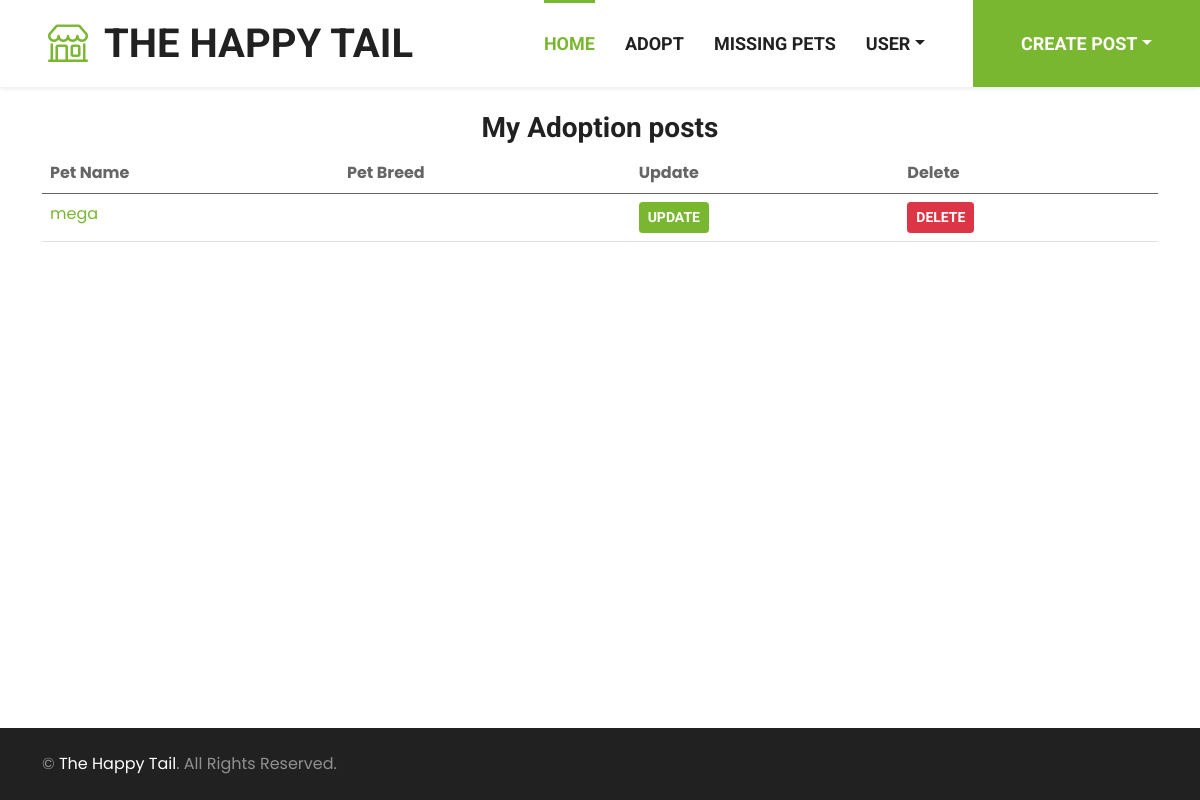
/user/my-adoption-post/ (signed in), run on an earlier commit of the app's database.
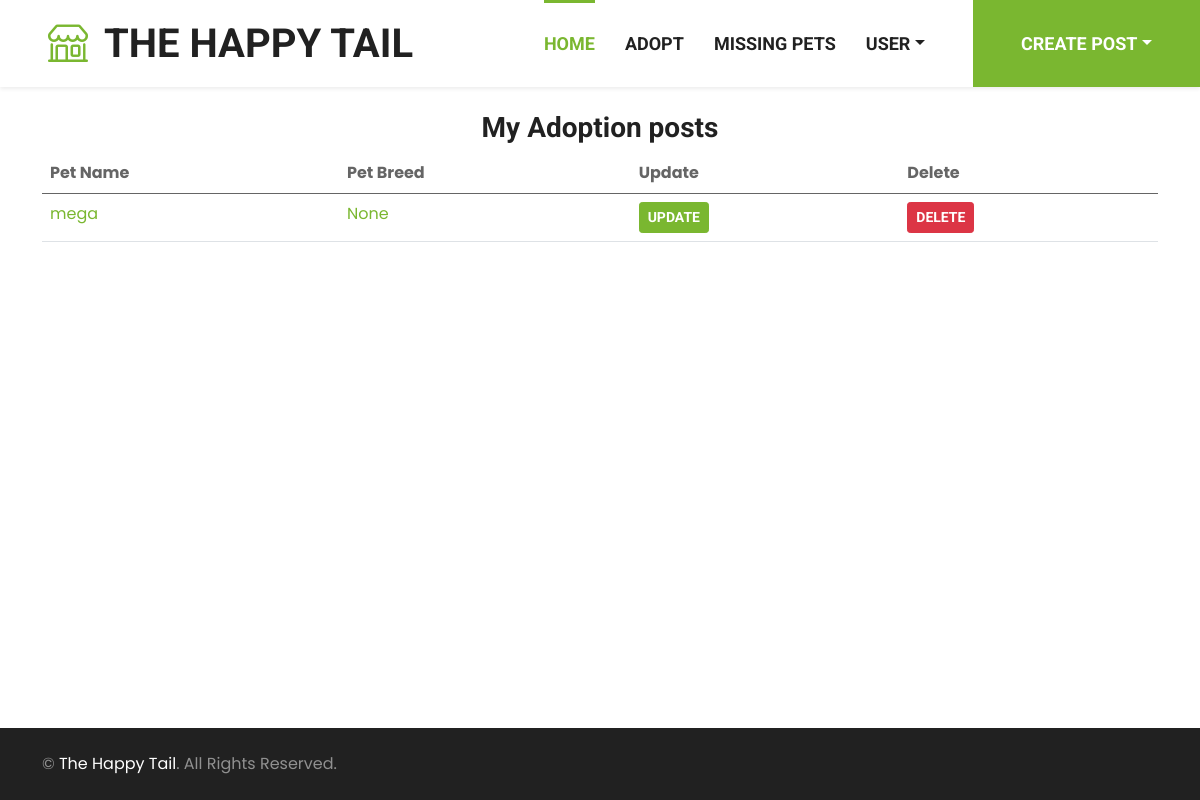
And on a later commit of the database.
### post/models.py (models this page shows, shortened)
class Post(models.Model):
    user = models.ForeignKey(CustomUser, on_delete=models.CASCADE, null=True, default=None)
    PET_TYPE_CHOICES = [
        ('cat', 'Cat'),
        ('dog', 'Dog'),
        ('bird', 'Bird'),
        ('other', 'Other'),
    ]
    pet_name = models.CharField(max_length=255)
    pet_type = models.CharField(max_length=10, choices=PET_TYPE_CHOICES)
    pet_breed = models.CharField(max_length=255, null=True, blank=True)
    pet_description = models.TextField(null=True,blank=True)
    pet_image = models.ImageField(upload_to='static/img/pet', null=True, blank=True)
    pet_vaccinated = models.BooleanField(null=True, blank=True)
    pet_colour = models.CharField(max_length=20, null=True, blank=True)
    pet_gender = models.CharField(max_length=20, null=True, blank=True)
    pet_location = models.CharField(max_length=255,null=True, blank=True)
    pet_mobile = models.CharField(max_length=20)
    created_at = models.DateTimeField(auto_now_add=True)
    updated_at = models.DateTimeField(auto_now=True)
    pet_age = models.IntegerField(null=True, default=0)
    class Meta:
        abstract = True

class AdoptionPost(Post):
    pet_food = models.CharField(max_length=255, null=True, blank=True)
    pet_behaviour = models.CharField(max_length=255, null=True, blank=True)
    pet_physicalcondition = models.CharField(max_length=255, null=True, blank=True)
    pet_availability = models.BooleanField(default=True)

### customuser/views.py (the view)
# urls.py: path('my-adoption-post/', user_adoption_post, name='my_adoption_post'),
@login_required
def user_adoption_post(request):
    user_all_adoption_post = AdoptionPost.objects.filter(user_id=request.user.username)
    return render(request, 'user_all_adoption_post.html', {'user_all_adoption_post': user_all_adoption_post})

### templates/user_all_adoption_post.html (shortened to what this page needs)
<!DOCTYPE html>
<html>
{% include 'navbar.html' %}
{% load static %}
  <body class="d-flex flex-column min-vh-100"><br/>
    <h3 class="text-center">My Adoption posts</h3>
    <div class="container">
    <table class="table">
      <thead>
        <thead>
          <th scope="col">Pet Name</th>
          <th scope="col">Pet Breed</th>
          <th scope="col">Update</th>
          <th scope="col">Delete</th>
        </thead>
      </thead>
      <tbody>
        {% for pet in user_all_adoption_post %}
        <tr>
          <td><a href="{% url 'pet_detail' type='adoption' pk=pet.pk %}">{{ pet.pet_name }}</a></td>
          <td><a href="{% url 'pet_detail' type='adoption' pk=pet.pk %}">{{ pet.pet_breed }}</a></td>
          <td><a href="{% url 'update_adoption_post' pk=pet.pk %}"><button class="btn btn-sm btn-primary">Update</button></a></td>
          <td><a href="{% url 'delete_post' type='adoption' pk=pet.pk %}"><button class="btn btn-sm btn-danger">Delete</button></a></td>
        </tr>
        {% empty %}
          <td>You haven't posted anything yet.</td>
        {% endfor %}
      </tbody>
    </table>
  </div>
  </body>
  {% include 'footer.html' %}
</html>

What changed in the data, as far as the page shows it:
changed AdoptionPost "mega": pet_breed (not shown) → "None"
